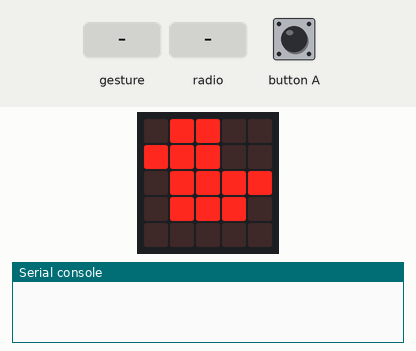
Recording of a program running on a simulated BBC micro:bit (MakeCode). Shown: the board's 5×5 LED display, the last lines printed to the serial console. The test bench sets the inputs (shaded band). No radio messages arrive unless stated (any console line starting 'radio sent:' is added by the test bench); a tilt is held for 1.5 s and a shake lasts 1 s, then the board lies face up again.

Above: at 1.8 s.
1.9 s: gesture 'shake'
At 2.5 s:
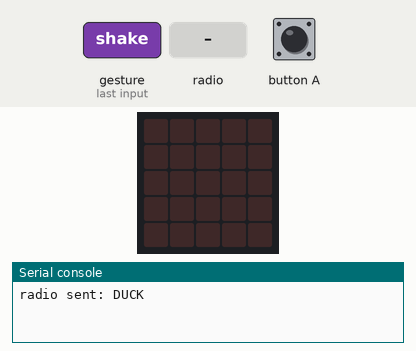
3.6 s: radio message "DUCK" arrives
At 4.8 s:
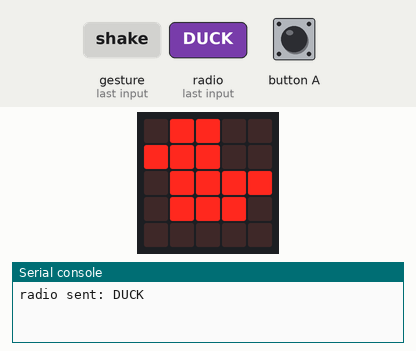
5.1 s: button A pressed for 0.15 s
At 5.5 s:
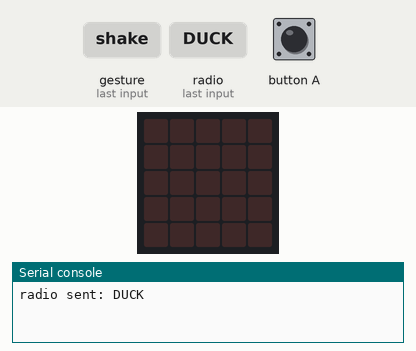
Timing chart, 0 to 8.1 s (numbered marks = the images above; inputs shaded):
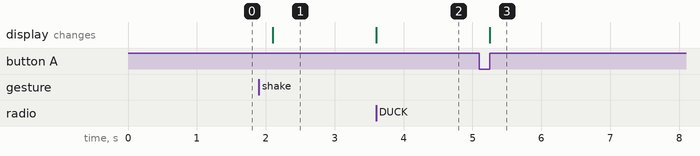

The program:

main.ts
```typescript
input.onButtonPressed(Button.A, function () {
    basic.clearScreen()
})
input.onGesture(Gesture.Shake, function () {
    basic.clearScreen()
    radio.sendString("DUCK")
})
radio.onReceivedStringDeprecated(function (receivedString) {
    if (receivedString == "DUCK") {
        basic.showIcon(IconNames.Duck)
    } else {
        basic.showIcon(IconNames.No)
    }
})
radio.setGroup(23)
basic.showIcon(IconNames.Duck)
```

test.ts
```typescript
// aquí va el archivo "tests"; esto no se compilará cuando este paquete se utilice como una extensión.
```

Measured:
- after the input at 1.9 s, the display: changes after 0.20 s (image 1)
- after the input at 3.6 s, the display: changes at once (image 2)
- after the input at 5.1 s, the display: changes after 0.15 s (image 3)
